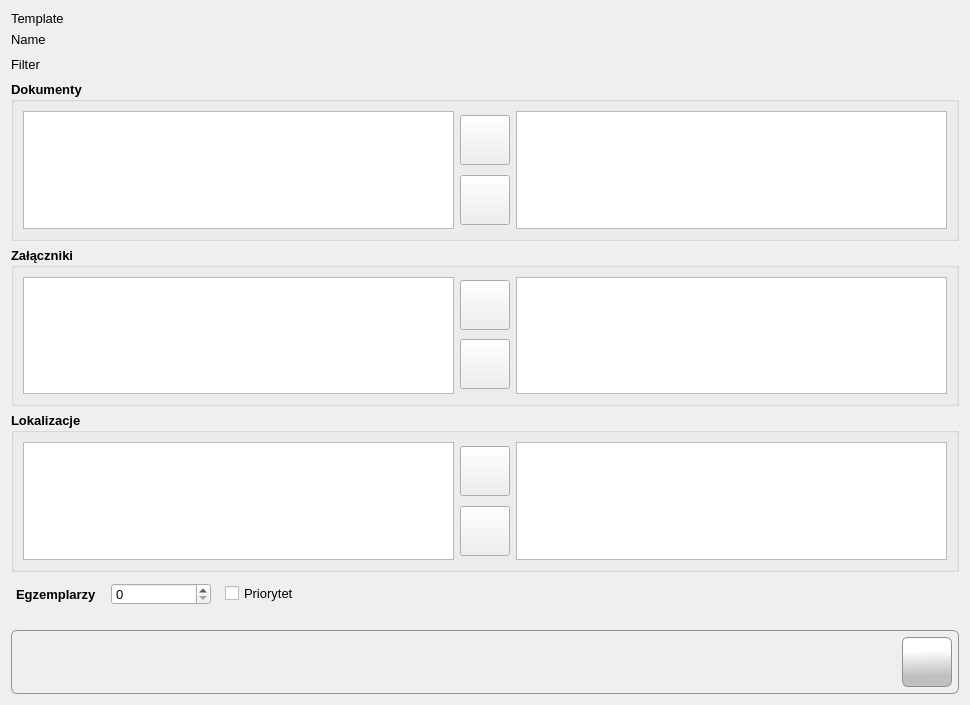
<?xml version="1.0" encoding="UTF-8"?>
<ui version="4.0">
 <class>Form</class>
 <widget class="QWidget" name="Form">
  <property name="windowModality">
   <enum>Qt::ApplicationModal</enum>
  </property>
  <property name="geometry">
   <rect>
    <x>0</x>
    <y>0</y>
    <width>970</width>
    <height>705</height>
   </rect>
  </property>
  <property name="minimumSize">
   <size>
    <width>970</width>
    <height>705</height>
   </size>
  </property>
  <property name="maximumSize">
   <size>
    <width>970</width>
    <height>705</height>
   </size>
  </property>
  <property name="font">
   <font>
    <family>Tahoma</family>
    <pointsize>10</pointsize>
   </font>
  </property>
  <property name="windowTitle">
   <string>Wymagania szablonu</string>
  </property>
  <property name="windowIcon">
   <iconset resource="../res/main_form.qrc">
    <normaloff>:/icons/res/icon/template_1.png</normaloff>:/icons/res/icon/template_1.png</iconset>
  </property>
  <layout class="QVBoxLayout" name="verticalLayout_4">
   <item>
    <widget class="QLabel" name="lbl_email_template_name">
     <property name="text">
      <string>Template</string>
     </property>
    </widget>
   </item>
   <item>
    <widget class="QLabel" name="lbl_template_name">
     <property name="frameShape">
      <enum>QFrame::NoFrame</enum>
     </property>
     <property name="frameShadow">
      <enum>QFrame::Plain</enum>
     </property>
     <property name="text">
      <string notr="true">Name</string>
     </property>
     <property name="margin">
      <number>0</number>
     </property>
    </widget>
   </item>
   <item>
    <widget class="QLabel" name="lbl_type">
     <property name="minimumSize">
      <size>
       <width>0</width>
       <height>22</height>
      </size>
     </property>
     <property name="text">
      <string notr="true">Filter</string>
     </property>
    </widget>
   </item>
   <item>
    <widget class="QGroupBox" name="gbx_docs">
     <property name="font">
      <font>
       <family>Tahoma</family>
       <pointsize>10</pointsize>
       <weight>75</weight>
       <bold>true</bold>
      </font>
     </property>
     <property name="title">
      <string>Dokumenty</string>
     </property>
     <layout class="QHBoxLayout" name="horizontalLayout_3">
      <item>
       <layout class="QHBoxLayout" name="horizontalLayout_2">
        <item>
         <widget class="QListWidget" name="lstwg_docs">
          <property name="font">
           <font>
            <family>Tahoma</family>
            <pointsize>10</pointsize>
            <weight>50</weight>
            <bold>false</bold>
           </font>
          </property>
          <property name="editTriggers">
           <set>QAbstractItemView::NoEditTriggers</set>
          </property>
          <property name="alternatingRowColors">
           <bool>true</bool>
          </property>
          <property name="selectionBehavior">
           <enum>QAbstractItemView::SelectRows</enum>
          </property>
          <property name="selectionRectVisible">
           <bool>false</bool>
          </property>
          <property name="sortingEnabled">
           <bool>false</bool>
          </property>
         </widget>
        </item>
        <item>
         <layout class="QVBoxLayout" name="verticalLayout">
          <item>
           <widget class="QPushButton" name="btn_add_doc">
            <property name="sizePolicy">
             <sizepolicy hsizetype="Minimum" vsizetype="Fixed">
              <horstretch>50</horstretch>
              <verstretch>50</verstretch>
             </sizepolicy>
            </property>
            <property name="minimumSize">
             <size>
              <width>50</width>
              <height>50</height>
             </size>
            </property>
            <property name="maximumSize">
             <size>
              <width>50</width>
              <height>50</height>
             </size>
            </property>
            <property name="cursor">
             <cursorShape>PointingHandCursor</cursorShape>
            </property>
            <property name="toolTip">
             <string>Dodaj do szablonu</string>
            </property>
            <property name="text">
             <string/>
            </property>
            <property name="icon">
             <iconset resource="../res/main_form.qrc">
              <normaloff>:/icons/res/icon/_next.png</normaloff>:/icons/res/icon/_next.png</iconset>
            </property>
            <property name="iconSize">
             <size>
              <width>32</width>
              <height>32</height>
             </size>
            </property>
           </widget>
          </item>
          <item>
           <widget class="QPushButton" name="btn_del_doc">
            <property name="minimumSize">
             <size>
              <width>50</width>
              <height>50</height>
             </size>
            </property>
            <property name="maximumSize">
             <size>
              <width>50</width>
              <height>50</height>
             </size>
            </property>
            <property name="cursor">
             <cursorShape>PointingHandCursor</cursorShape>
            </property>
            <property name="toolTip">
             <string>Usuń z szablonu</string>
            </property>
            <property name="text">
             <string/>
            </property>
            <property name="icon">
             <iconset resource="../res/main_form.qrc">
              <normaloff>:/icons/res/icon/_previous.png</normaloff>:/icons/res/icon/_previous.png</iconset>
            </property>
            <property name="iconSize">
             <size>
              <width>32</width>
              <height>32</height>
             </size>
            </property>
           </widget>
          </item>
         </layout>
        </item>
        <item>
         <widget class="QListWidget" name="lstwg_docs_tmpl">
          <property name="font">
           <font>
            <family>Tahoma</family>
            <pointsize>10</pointsize>
            <weight>50</weight>
            <bold>false</bold>
           </font>
          </property>
          <property name="editTriggers">
           <set>QAbstractItemView::NoEditTriggers</set>
          </property>
          <property name="alternatingRowColors">
           <bool>true</bool>
          </property>
          <property name="selectionBehavior">
           <enum>QAbstractItemView::SelectRows</enum>
          </property>
          <property name="selectionRectVisible">
           <bool>false</bool>
          </property>
          <property name="sortingEnabled">
           <bool>false</bool>
          </property>
         </widget>
        </item>
       </layout>
      </item>
     </layout>
    </widget>
   </item>
   <item>
    <widget class="QGroupBox" name="gbx_attachments">
     <property name="font">
      <font>
       <family>Tahoma</family>
       <pointsize>10</pointsize>
       <weight>75</weight>
       <bold>true</bold>
      </font>
     </property>
     <property name="title">
      <string>Załączniki</string>
     </property>
     <layout class="QHBoxLayout" name="horizontalLayout_6">
      <item>
       <layout class="QHBoxLayout" name="horizontalLayout_5">
        <item>
         <widget class="QListWidget" name="lstwg_attachments">
          <property name="font">
           <font>
            <family>Tahoma</family>
            <pointsize>10</pointsize>
            <weight>50</weight>
            <bold>false</bold>
           </font>
          </property>
          <property name="editTriggers">
           <set>QAbstractItemView::NoEditTriggers</set>
          </property>
          <property name="alternatingRowColors">
           <bool>true</bool>
          </property>
          <property name="selectionMode">
           <enum>QAbstractItemView::MultiSelection</enum>
          </property>
          <property name="selectionBehavior">
           <enum>QAbstractItemView::SelectRows</enum>
          </property>
          <property name="selectionRectVisible">
           <bool>false</bool>
          </property>
          <property name="sortingEnabled">
           <bool>false</bool>
          </property>
         </widget>
        </item>
        <item>
         <layout class="QVBoxLayout" name="verticalLayout_2">
          <item>
           <widget class="QPushButton" name="btn_add_attachment">
            <property name="minimumSize">
             <size>
              <width>50</width>
              <height>50</height>
             </size>
            </property>
            <property name="maximumSize">
             <size>
              <width>50</width>
              <height>50</height>
             </size>
            </property>
            <property name="cursor">
             <cursorShape>PointingHandCursor</cursorShape>
            </property>
            <property name="toolTip">
             <string>Dodaj do szablonu</string>
            </property>
            <property name="text">
             <string/>
            </property>
            <property name="icon">
             <iconset resource="../res/main_form.qrc">
              <normaloff>:/icons/res/icon/_next.png</normaloff>:/icons/res/icon/_next.png</iconset>
            </property>
            <property name="iconSize">
             <size>
              <width>32</width>
              <height>32</height>
             </size>
            </property>
           </widget>
          </item>
          <item>
           <widget class="QPushButton" name="btn_del_attachment">
            <property name="minimumSize">
             <size>
              <width>50</width>
              <height>50</height>
             </size>
            </property>
            <property name="maximumSize">
             <size>
              <width>50</width>
              <height>50</height>
             </size>
            </property>
            <property name="cursor">
             <cursorShape>PointingHandCursor</cursorShape>
            </property>
            <property name="toolTip">
             <string>Usuń z szablonu</string>
            </property>
            <property name="text">
             <string/>
            </property>
            <property name="icon">
             <iconset resource="../res/main_form.qrc">
              <normaloff>:/icons/res/icon/_previous.png</normaloff>:/icons/res/icon/_previous.png</iconset>
            </property>
            <property name="iconSize">
             <size>
              <width>32</width>
              <height>32</height>
             </size>
            </property>
           </widget>
          </item>
         </layout>
        </item>
        <item>
         <widget class="QListWidget" name="lstwg_attachments_tmpl">
          <property name="font">
           <font>
            <family>Tahoma</family>
            <pointsize>10</pointsize>
            <weight>50</weight>
            <bold>false</bold>
           </font>
          </property>
          <property name="editTriggers">
           <set>QAbstractItemView::NoEditTriggers</set>
          </property>
          <property name="alternatingRowColors">
           <bool>true</bool>
          </property>
          <property name="selectionMode">
           <enum>QAbstractItemView::MultiSelection</enum>
          </property>
          <property name="selectionBehavior">
           <enum>QAbstractItemView::SelectRows</enum>
          </property>
          <property name="selectionRectVisible">
           <bool>false</bool>
          </property>
          <property name="sortingEnabled">
           <bool>false</bool>
          </property>
         </widget>
        </item>
       </layout>
      </item>
     </layout>
    </widget>
   </item>
   <item>
    <widget class="QGroupBox" name="gbx_localizations">
     <property name="font">
      <font>
       <family>Tahoma</family>
       <pointsize>10</pointsize>
       <weight>75</weight>
       <bold>true</bold>
      </font>
     </property>
     <property name="title">
      <string>Lokalizacje</string>
     </property>
     <layout class="QHBoxLayout" name="horizontalLayout_8">
      <item>
       <layout class="QHBoxLayout" name="horizontalLayout_7">
        <item>
         <widget class="QListWidget" name="lstwg_localization">
          <property name="font">
           <font>
            <family>Tahoma</family>
            <pointsize>10</pointsize>
            <weight>50</weight>
            <bold>false</bold>
           </font>
          </property>
          <property name="editTriggers">
           <set>QAbstractItemView::NoEditTriggers</set>
          </property>
          <property name="alternatingRowColors">
           <bool>true</bool>
          </property>
          <property name="selectionMode">
           <enum>QAbstractItemView::MultiSelection</enum>
          </property>
          <property name="selectionBehavior">
           <enum>QAbstractItemView::SelectRows</enum>
          </property>
          <property name="selectionRectVisible">
           <bool>false</bool>
          </property>
         </widget>
        </item>
        <item>
         <layout class="QVBoxLayout" name="verticalLayout_3">
          <item>
           <widget class="QPushButton" name="btn_add_localization">
            <property name="minimumSize">
             <size>
              <width>50</width>
              <height>50</height>
             </size>
            </property>
            <property name="maximumSize">
             <size>
              <width>50</width>
              <height>50</height>
             </size>
            </property>
            <property name="cursor">
             <cursorShape>PointingHandCursor</cursorShape>
            </property>
            <property name="toolTip">
             <string>Dodaj do szablonu</string>
            </property>
            <property name="text">
             <string/>
            </property>
            <property name="icon">
             <iconset resource="../res/main_form.qrc">
              <normaloff>:/icons/res/icon/_next.png</normaloff>:/icons/res/icon/_next.png</iconset>
            </property>
            <property name="iconSize">
             <size>
              <width>32</width>
              <height>32</height>
             </size>
            </property>
           </widget>
          </item>
          <item>
           <widget class="QPushButton" name="btn_del_localization">
            <property name="minimumSize">
             <size>
              <width>50</width>
              <height>50</height>
             </size>
            </property>
            <property name="maximumSize">
             <size>
              <width>50</width>
              <height>50</height>
             </size>
            </property>
            <property name="cursor">
             <cursorShape>PointingHandCursor</cursorShape>
            </property>
            <property name="toolTip">
             <string>Usuń z szablonu</string>
            </property>
            <property name="text">
             <string/>
            </property>
            <property name="icon">
             <iconset resource="../res/main_form.qrc">
              <normaloff>:/icons/res/icon/_previous.png</normaloff>:/icons/res/icon/_previous.png</iconset>
            </property>
            <property name="iconSize">
             <size>
              <width>32</width>
              <height>32</height>
             </size>
            </property>
           </widget>
          </item>
         </layout>
        </item>
        <item>
         <widget class="QListWidget" name="lstwg_localization_tmpl">
          <property name="font">
           <font>
            <family>Tahoma</family>
            <pointsize>10</pointsize>
            <weight>50</weight>
            <bold>false</bold>
           </font>
          </property>
          <property name="editTriggers">
           <set>QAbstractItemView::NoEditTriggers</set>
          </property>
          <property name="alternatingRowColors">
           <bool>true</bool>
          </property>
          <property name="selectionMode">
           <enum>QAbstractItemView::MultiSelection</enum>
          </property>
          <property name="selectionBehavior">
           <enum>QAbstractItemView::SelectRows</enum>
          </property>
          <property name="selectionRectVisible">
           <bool>false</bool>
          </property>
         </widget>
        </item>
       </layout>
      </item>
     </layout>
    </widget>
   </item>
   <item>
    <layout class="QHBoxLayout" name="horizontalLayout">
     <property name="spacing">
      <number>14</number>
     </property>
     <property name="leftMargin">
      <number>5</number>
     </property>
     <property name="topMargin">
      <number>5</number>
     </property>
     <property name="rightMargin">
      <number>5</number>
     </property>
     <property name="bottomMargin">
      <number>19</number>
     </property>
     <item>
      <widget class="QLabel" name="lbl_quantity">
       <property name="sizePolicy">
        <sizepolicy hsizetype="Fixed" vsizetype="Preferred">
         <horstretch>0</horstretch>
         <verstretch>0</verstretch>
        </sizepolicy>
       </property>
       <property name="minimumSize">
        <size>
         <width>0</width>
         <height>22</height>
        </size>
       </property>
       <property name="font">
        <font>
         <family>Tahoma</family>
         <pointsize>10</pointsize>
         <weight>75</weight>
         <bold>true</bold>
        </font>
       </property>
       <property name="text">
        <string notr="true">Egzemplarzy</string>
       </property>
      </widget>
     </item>
     <item>
      <widget class="QSpinBox" name="sbx_quantity">
       <property name="sizePolicy">
        <sizepolicy hsizetype="Maximum" vsizetype="Fixed">
         <horstretch>0</horstretch>
         <verstretch>0</verstretch>
        </sizepolicy>
       </property>
       <property name="minimumSize">
        <size>
         <width>100</width>
         <height>22</height>
        </size>
       </property>
       <property name="maximumSize">
        <size>
         <width>100</width>
         <height>16777215</height>
        </size>
       </property>
       <property name="suffix">
        <string notr="true"/>
       </property>
       <property name="minimum">
        <number>0</number>
       </property>
       <property name="maximum">
        <number>100</number>
       </property>
      </widget>
     </item>
     <item>
      <widget class="QCheckBox" name="cbx_priority">
       <property name="text">
        <string>Priorytet</string>
       </property>
      </widget>
     </item>
     <item>
      <spacer name="horizontalSpacer">
       <property name="orientation">
        <enum>Qt::Horizontal</enum>
       </property>
       <property name="sizeHint" stdset="0">
        <size>
         <width>40</width>
         <height>20</height>
        </size>
       </property>
      </spacer>
     </item>
    </layout>
   </item>
   <item>
    <widget class="QFrame" name="frame_5">
     <property name="styleSheet">
      <string notr="true">border: 1px solid #8f8f91;
    border-radius: 6px;
    background-color: qlineargradient(x1: 0, y1: 0, x2: 0, y2: 1,
                                      stop: 0 #f6f7fa, stop: 1 #dadbde);</string>
     </property>
     <property name="frameShape">
      <enum>QFrame::Box</enum>
     </property>
     <property name="frameShadow">
      <enum>QFrame::Sunken</enum>
     </property>
     <layout class="QHBoxLayout" name="horizontalLayout_4">
      <property name="spacing">
       <number>8</number>
      </property>
      <property name="leftMargin">
       <number>6</number>
      </property>
      <property name="topMargin">
       <number>6</number>
      </property>
      <property name="rightMargin">
       <number>6</number>
      </property>
      <property name="bottomMargin">
       <number>6</number>
      </property>
      <item>
       <spacer name="horizontalSpacer_2">
        <property name="orientation">
         <enum>Qt::Horizontal</enum>
        </property>
        <property name="sizeHint" stdset="0">
         <size>
          <width>291</width>
          <height>20</height>
         </size>
        </property>
       </spacer>
      </item>
      <item>
       <widget class="QPushButton" name="btn_ok">
        <property name="enabled">
         <bool>true</bool>
        </property>
        <property name="minimumSize">
         <size>
          <width>50</width>
          <height>50</height>
         </size>
        </property>
        <property name="maximumSize">
         <size>
          <width>50</width>
          <height>50</height>
         </size>
        </property>
        <property name="cursor">
         <cursorShape>PointingHandCursor</cursorShape>
        </property>
        <property name="toolTip">
         <string>Zapisz ustawienia</string>
        </property>
        <property name="styleSheet">
         <string notr="true">QPushButton {
border: 1px solid #8f8f91;
border-radius: 6px;
background-color: qlineargradient(spread:pad, x1:0.529318, y1:1, x2:0.511909, y2:0.262, stop:0.295455 rgba(192, 192, 192, 255), stop:1 rgba(255, 255, 255, 255))
}
QPushButton:hover {
background-color: qlineargradient(spread:pad, x1:0.507, y1:0.937, x2:0.489, y2:0.08, stop:0 rgba(207, 207, 207, 255), stop:1 rgba(255, 255, 255, 255))
 }
QPushButton:pressed {
 background-color: qlineargradient(spread:pad, x1:0.513, y1:0, x2:0.495, y2:0.886, stop:0.306818 rgba(208, 208, 208, 255), stop:1 rgba(255, 255, 255, 255))
}</string>
        </property>
        <property name="text">
         <string notr="true"/>
        </property>
        <property name="icon">
         <iconset resource="../res/main_form.qrc">
          <normaloff>:/icons/res/icon/check.png</normaloff>:/icons/res/icon/check.png</iconset>
        </property>
        <property name="iconSize">
         <size>
          <width>32</width>
          <height>32</height>
         </size>
        </property>
       </widget>
      </item>
     </layout>
    </widget>
   </item>
  </layout>
 </widget>
 <tabstops>
  <tabstop>lstwg_docs</tabstop>
  <tabstop>btn_add_doc</tabstop>
  <tabstop>lstwg_docs_tmpl</tabstop>
  <tabstop>btn_del_doc</tabstop>
  <tabstop>lstwg_attachments</tabstop>
  <tabstop>btn_add_attachment</tabstop>
  <tabstop>lstwg_attachments_tmpl</tabstop>
  <tabstop>btn_del_attachment</tabstop>
  <tabstop>lstwg_localization</tabstop>
  <tabstop>btn_add_localization</tabstop>
  <tabstop>lstwg_localization_tmpl</tabstop>
  <tabstop>btn_del_localization</tabstop>
  <tabstop>sbx_quantity</tabstop>
  <tabstop>btn_ok</tabstop>
 </tabstops>
 <resources>
  <include location="../res/main_form.qrc"/>
 </resources>
 <connections/>
</ui>
